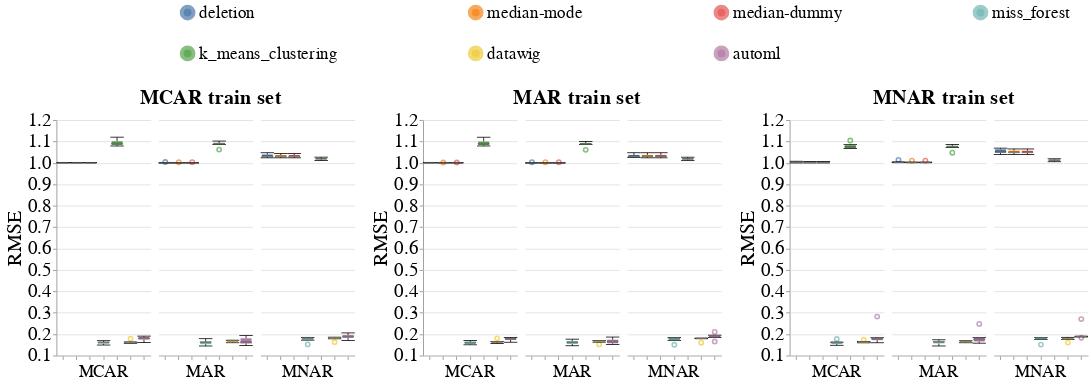

Notebook cell for this chart:
### Code cell
# Numerical
create_box_plots_for_diff_imputers(dataset_name=DATASET_NAME,
                                   column_name='zfygpa',
                                   metric_name='rmse', 
                                   db_client=db_client)
